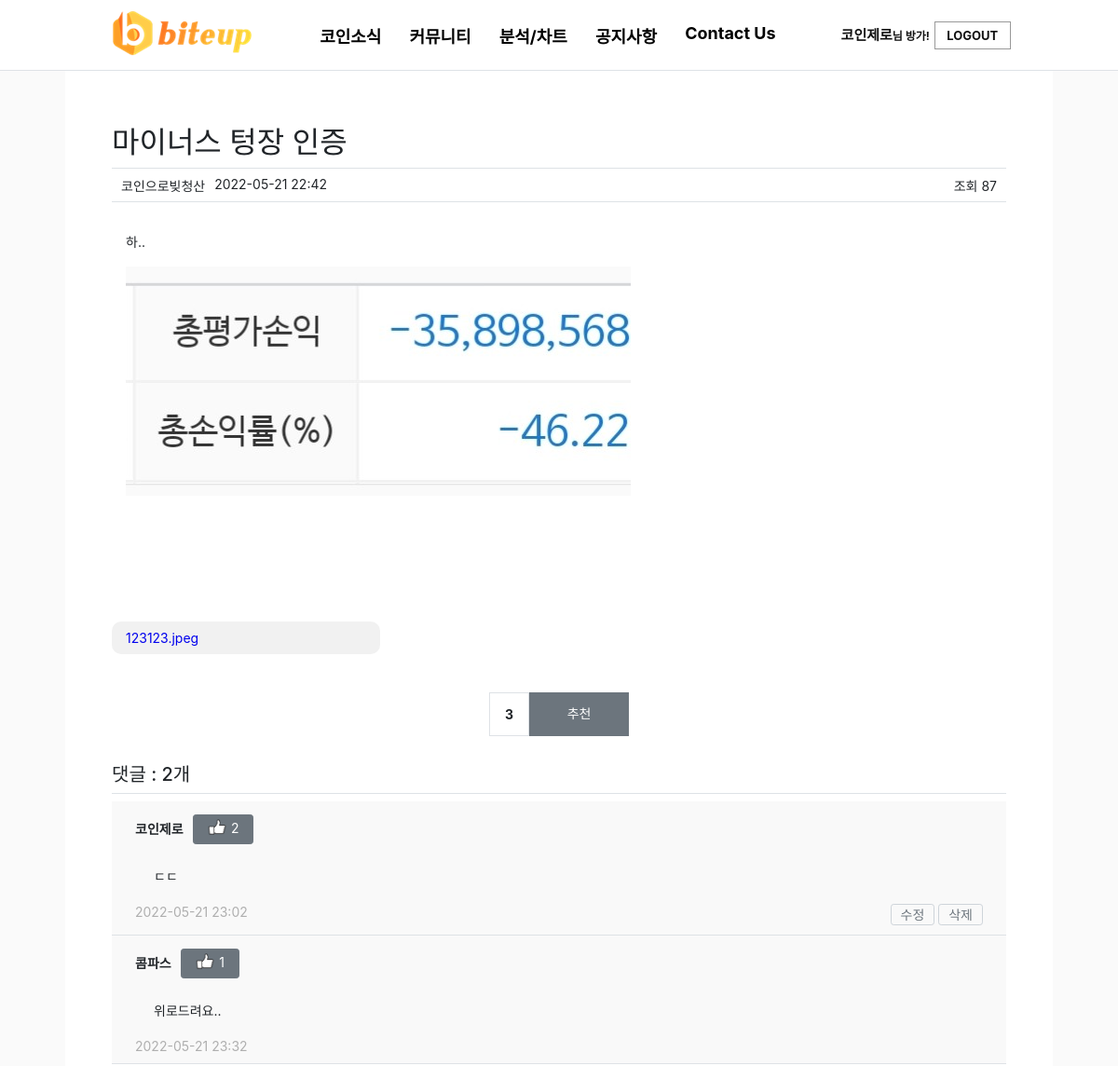
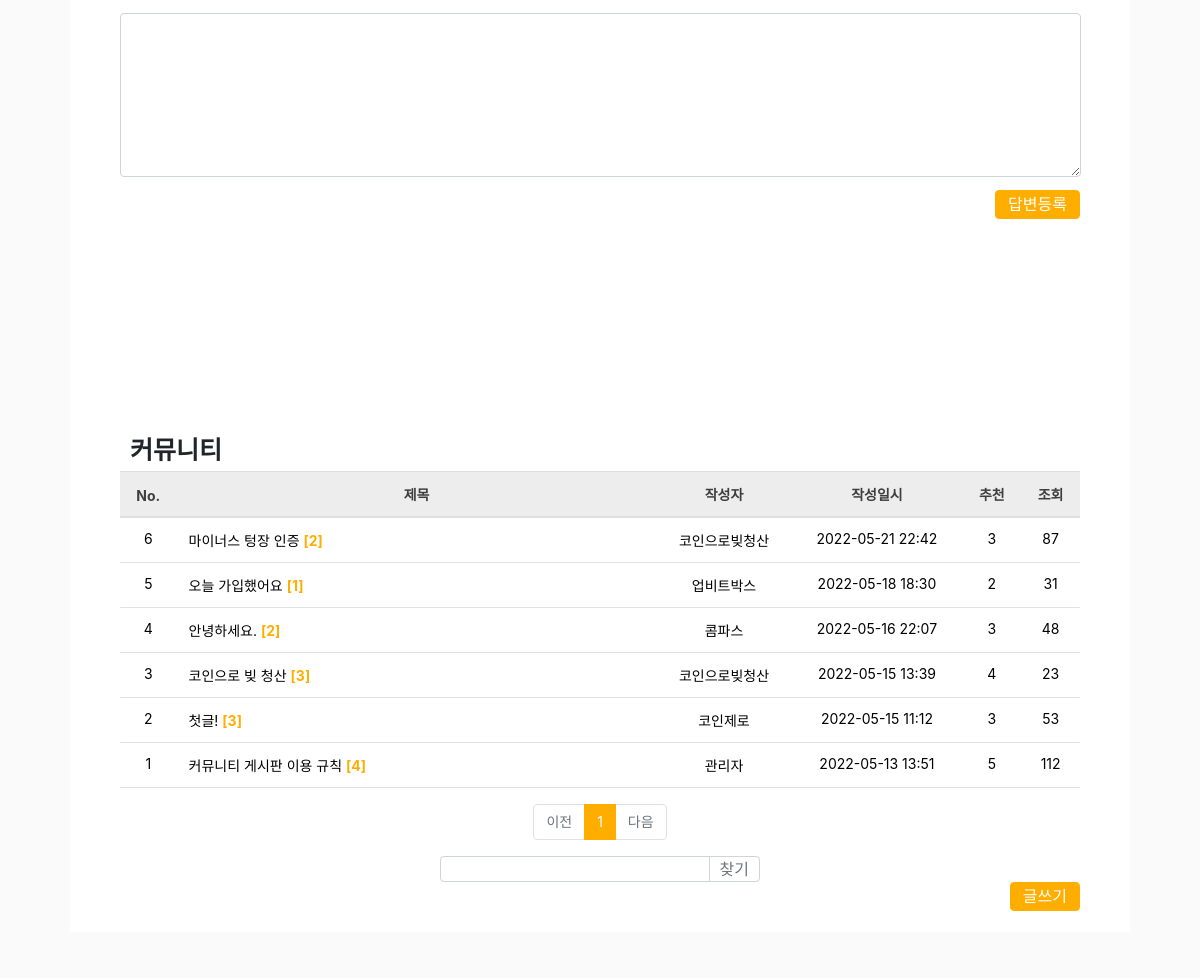
Page /community/detail/6/ (signed in, upper part) on the earlier database version (2 pictures, top to bottom).
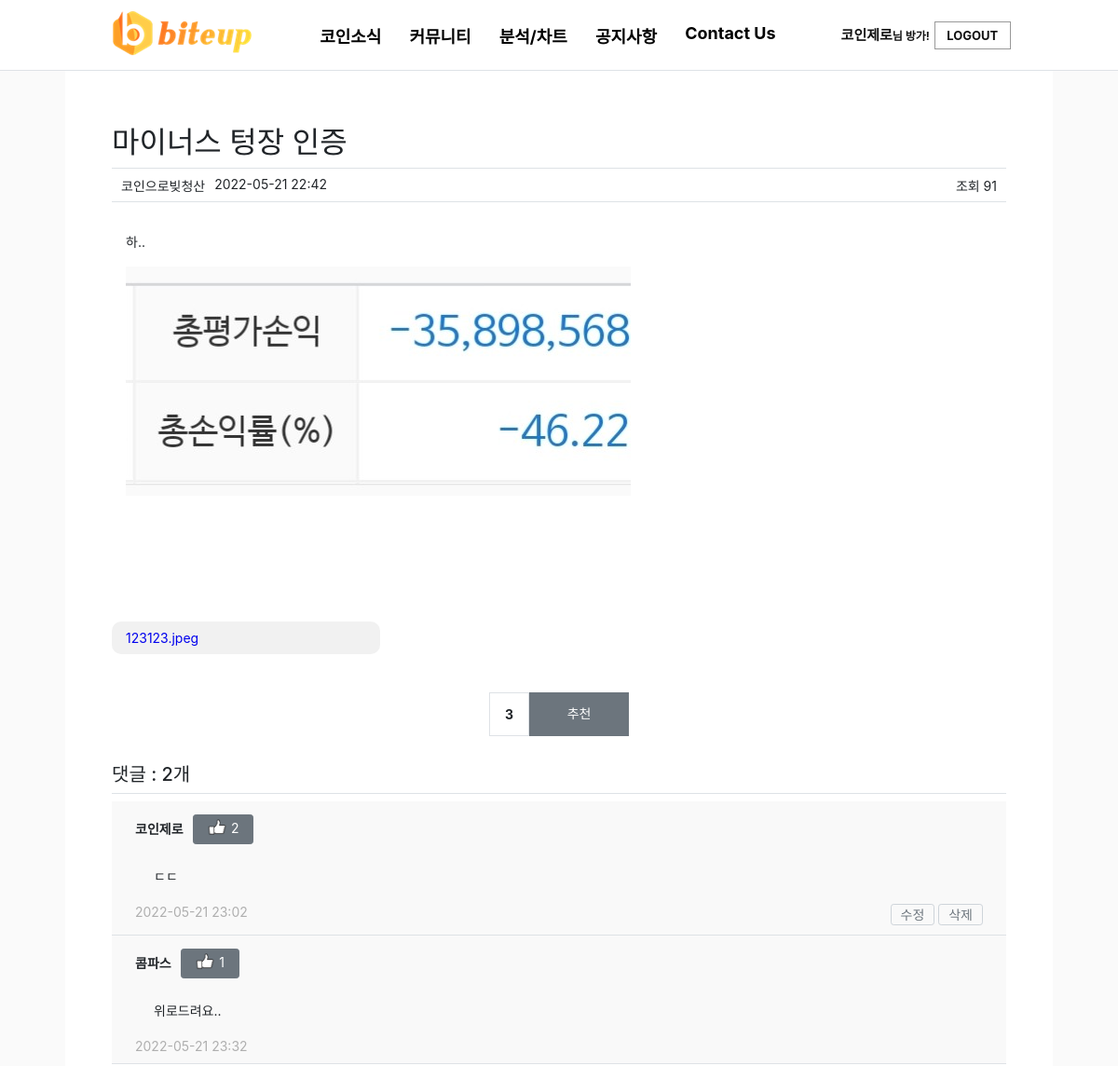
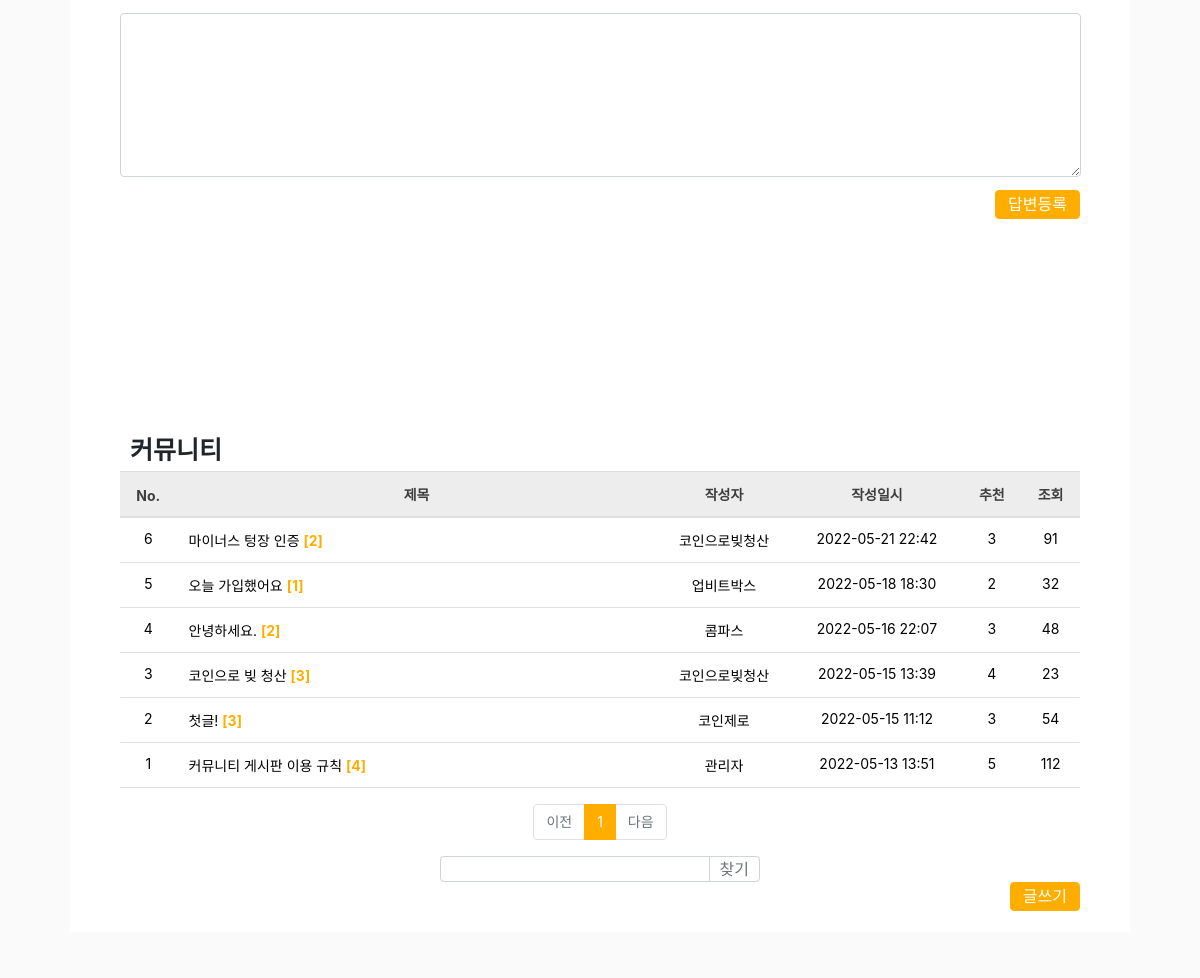
Same page on the later database version (2 pictures, top to bottom).
### pybo/models.py (models this page shows)
class User(db.Model):
    id = db.Column(db.Integer, primary_key=True)
    username = db.Column(db.String(150), unique=True, nullable=False)
    password = db.Column(db.String(200), nullable=False)
    email = db.Column(db.String(120), unique=True, nullable=False)
    passwd_answer = db.Column(db.String(200), unique=True, nullable=False)
    location = db.Column(db.String(64), nullable=False)
    about_me = db.Column(db.Text(), nullable=False)
    create_date = db.Column(db.DateTime(), nullable=False)

class Community(db.Model):
    id = db.Column(db.Integer, primary_key=True)
    subject = db.Column(db.String(200), nullable=False)
    content = db.Column(db.Text(), nullable=False)
    create_date = db.Column(db.DateTime(), nullable=False)
    user_id = db.Column(db.Integer, db.ForeignKey('user.id', ondelete='CASCADE'), nullable=False)
    user = db.relationship('User', backref=db.backref('community_set'))
    modify_date = db.Column(db.DateTime(), nullable=True)
    voter = db.relationship('User', secondary=community_voter, backref=db.backref('community_voter_set'))
    file = db.Column(db.String(50))
    hits = db.Column(db.Integer, nullable=True)

class Answer(db.Model):
    id = db.Column(db.Integer, primary_key=True)
    community_id = db.Column(db.Integer, db.ForeignKey('community.id', ondelete='CASCADE'))
    community = db.relationship('Community', backref=db.backref('answer_set'))
    content = db.Column(db.Text(), nullable=False)
    create_date = db.Column(db.DateTime(), nullable=False)
    user_id = db.Column(db.Integer, db.ForeignKey('user.id', ondelete='CASCADE'), nullable=False, server_default='1')
    user = db.relationship('User', backref=db.backref('answer_set'))
    modify_date = db.Column(db.DateTime(), nullable=True)
    voter = db.relationship('User', secondary=answer_voter, backref=db.backref('answer_voter_set'))

### pybo/views/community_views.py (the view, shortened to what this page needs)
@bp.route('/detail/<int:community_id>/')
@login_required
def detail(community_id):
    form = AnswerForm()
    community = Community.query.get_or_404(community_id)
    community.hits = community.hits + 1
    db.session.commit()
    page = request.args.get('page', type=int, default=1)
    kw = request.args.get('kw', type=str, default='')
    community_list = Community.query.order_by(Community.create_date.desc())
    community_list = community_list.paginate(page, per_page=10)
    return render_template('community/community_detail.html', community=community, form=form, community_list=community_list, page=page, kw=kw)

### pybo/templates/community/community_detail.html (shortened to what this page needs)
{% extends 'base.html' %}
{% block content %}
<div id="container my-3">
    <div id="contents" class="div-board create">
        <div class="container-warp list">
            <h2 class="border-bottom py-2">{{ community.subject }}</h2>
            <div class="border-bottom user">
                <div class="left-border">
                    <div class="border-username">{{ community.user.username }}</div>
                    <div class="border-date">{{ community.create_date|datetime }}</div>
                    <div class="border-customers">조회 {{ community.hits }}</div>
                </div>
            </div>
            <div class="row my-3">
                <div class="col-11">
                    <div class="card">
                        <div class="card-body">
                            <div class="card-text" style="white-space: pre-line;">
                                {{ community.content }}
                                {% if community.file != None %}
                                <img src="/community/file_download/{{ community.file }}">
                                {% endif %}
                            </div>
                        </div>
                    </div>
                    {% if community.file != None %}
                    <div class="card-file">
                        <a href="/community/file_download/{{ community.file }}">
                            <div class="card-file-body">{{ community.file }}</div>
                        </a>
                    </div>
                    {% endif %}
                </div>
            </div>
            <div class="voter-box">
                <div class="bg-light text-center p-3 border font-weight-bolder mb-1">{{
                    community.voter|length }}
                </div>
                <a data-uri="{{ url_for('vote.community', community_id=community.id) }}"
                   class="recommend btn btn-sm btn-secondary btn-block my-1">추천</a>
            </div>
            <h5 class="border-bottom my-3 py-2">댓글 : {{ community.answer_set|length }}개</h5>
            {% for answer in community.answer_set %}
            <div class="border-bottom background">
                <div class="row my-33">
                    <div class="col-11">
                        <div class="card my-3">
                            <div class="mb-2">
                                <div style="font-weight:bold">{{ answer.user.username }}</div>
                                <div style="margin-left:10px">
                                    <a id="goodButton" class="recommend btn btn-sm btn-secondary btn-block my-1"
                                       data-uri="{{ url_for('vote.answer', answer_id=answer.id) }}">
                            <span class="voter-number">
                                <img src="/static/good.png" style="height:17px;padding-bottom:5px;"/>
                                {{ answer.voter|length }}</span>
                                    </a>
                                </div>
                            </div>
                            <div class="card-body">
                                <div class="card-text" style="white-space: pre-line;">{{ answer.content }}</div>
                            </div>
                            <div style="display:block;">
                                <div style="display:inline;color:#afafaf">{{ answer.create_date|datetime }}
                                </div>
                                <div class="d-flex justify-content-end" style="display:inline;float:right;">
                                    {% if g.user == answer.user %}
                                    <div class="my-3">
                                        <a href="{{ url_for('answer.modify', answer_id=answer.id) }}"
                                           class="btn btn-sm btn-outline-secondary">수정</a>
                                        <a href="#" class="delete btn btn-sm btn-outline-secondary "
                                           data-uri="{{ url_for('answer.delete', answer_id=answer.id) }}">삭제</a>
                                    </div>
                                    {% elif g.user.email == "biteup@biteup.com" %}
                                    <div class="my-3">
                                        <a href="#" class="delete btn btn-sm btn-outline-secondary "
                                           data-uri="{{ url_for('answer.delete', answer_id=answer.id) }}">삭제</a>
                                    </div>
                                    {% endif %}
                                </div>
                            </div>
                        </div>
                    </div>
                </div>
            </div>
            {% endfor %}
            <form action="{{ url_for('answer.create', community_id=community.id) }}" method="post" class="my-3">
                <div class="form-group">
            <textarea {% if not g.user %} disabled {% endif %}
                      name="content" id="content" class="form-control" rows="10"></textarea>
                </div>
                <input type="submit" value="답변등록" class="btn btn-primary">
            </form>
        </div>
        <div class="container-warp list board">
            <div class="detail_list">커뮤니티</div>
            <table class="table">
                <thead>
                <tr class="text-center thead-dark">
                    <th>No.</th>
                    <th style="width:50%">제목</th>
                    <th>작성자</th>
                    <th>작성일시</th>
                    <th>추천</th>
                    <th>조회</th>
                </tr>
                </thead>
                <tbody>
                {% if community_list %}
                {% for community in community_list.items %}
                <tr class="text-center">
                    <td>{{ community_list.total - ((community_list.page-1) * community_list.per_page) - loop.index0 }}
                    </td>
                    <td class="text-left">
                        <a href="{{ url_for('community.detail', community_id=community.id) }}">
                            {{ community.subject}}
                            {% if community.answer_set|length > 0 %}
                            <em>[{{ community.answer_set|length }}]</em>
                        </a>
                        {% endif %}
                    </td>
                    <td>{{ community.user.username }}</td>
                    <td>{{ community.create_date|datetime }}</td>
                    <td>{{ community.voter|length }}</td>
                    <td>{{ community.hits }}</td>
                </tr>
                {% endfor %}
                {% else %}
                <tr>
                    <td colspan="3">내용이 없습니다.</td>
                </tr>
                {% endif %}
                </tbody>
            </table>
            <ul class="pagination justify-content-center">
                {% if community_list.has_prev %}
                <li class="page-item">
                    <a class="page-link" data-page="{{ community_list.prev_num }}" href="#">이전</a>
                </li>
                {% else %}
                <li class="page-item disabled">
                    <a class="page-link" tabindex="-1" aria-disabled="true" href="#">이전</a>
                </li>
                {% endif %}
                {% for page_num in community_list.iter_pages() %}
                {% if page_num %}
                {% if page_num != community_list.page %}
                <li class="page-item">
                    <a class="page-link" data-page="{{ page_num }}" href="#">{{ page_num }}</a>
                </li>
                {% else %}
                <li class="page-item active" aria-current="page">
                    <a class="page-link" href="#">{{ page_num }}</a>
                </li>
                {% endif %}
                {% else %}
                <li class="disabled">
                    <a class="page-link" href="#">...</a>
                </li>
                {% endif %}
                {% endfor %}
                {% if community_list.has_next %}
                <li class="page-item">
                    <a class="page-link" data-page="{{ community_list.next_num }}" href="#">다음</a>
                </li>
                {% else %}
                <li class="page-item disabled">
                    <a class="page-link" tabindex="-1" aria-disabled="true" href="#">다음</a>
                </li>
                {% endif %}
            </ul>
            <div class="col-4 input-group">
                <input type="text" class="form-control kw" value="{{ kw or '' }}" style="width:0;height:12px;">
                <div class="input-group-append">
                    <button class="btn btn-outline-secondary" type="button" id="btn_search">찾기</button>
                </div>
            </div>
            <a href="{{ url_for('community.create') }}" class="btn btn-primary">글쓰기</a>
        </div>
    </div>
</div>
{% endblock %}

### pybo/templates/base.html (shortened to what this page needs)
<!doctype html>
<html lang="ko">
<head>
    <link rel="stylesheet" href="{{ url_for('static', filename='bootstrap.min.css') }}">
    <link rel="stylesheet" href="{{ url_for('static', filename='style.css') }}">
</head>
<body style="overflow-x: hidden">
{% include "navbar.html" %}
{% block content %}
{% endblock %}
</body>
</html>

### pybo/templates/navbar.html (shortened to what this page needs)
<nav class="navbar navbar-expand-lg navbar-light bg-light border-bottom">
    <div class="collapse navbar-collapse flex-grow-0" id="navbarNav">
        <h1 id="logo">
        <a href="{{ url_for('index._list') }}">
        </a>
        </h1>
        <ul class="navbar-nav">
            <li class="nav-item ">
                <a class="nav-link" onclick="alert('현재 준비중입니다'); return false;" href="">
                    <span>코인소식</span>
                </a>
            </li>
            <li class="nav-item ">
                <a class="nav-link" href="{{ url_for('community._list') }}">
                    <span>커뮤니티</span>
                </a>
            </li>
            <li class="nav-item ">
                <a class="nav-link" href="{{ url_for('index.exchange') }}">
                    <span>분석/차트</span>
                </a>
            </li>
            <li class="nav-item ">
                <a class="nav-link" href="{{ url_for('notice._list') }}">
                    <span>공지사항</span>
                </a>
            </li>
            <li class="nav-item ">
                <a class="nav-link" href="{{ url_for('contact.qna') }}">
                    <span>Contact Us</span>
                </a>
            </li>
        </ul>
        <div class="member-desktop">
        {% if g.user %}
        <div class="navbar-out">
            <div class="nav-box ">
                <a class="nav-name" href="{{ url_for('profile.edit') }}">{{ g.user.username }}<span style="font-size:12px;">님 방가!</span></a>
            </div>
            <div class="nav-box ">
                <a class="nav-logout" href="{{ url_for('auth.logout') }}">LOGOUT</a>
            </div>
        </div>
        {% endif %}
            </div>
    </div>
</nav>

Differences in the rows shown:
changed Community "마이너스 텅장 인증": hits "87" → "91"
changed Community "오늘 가입했어요": hits "31" → "32"
changed Community "첫글!": hits "53" → "54"
